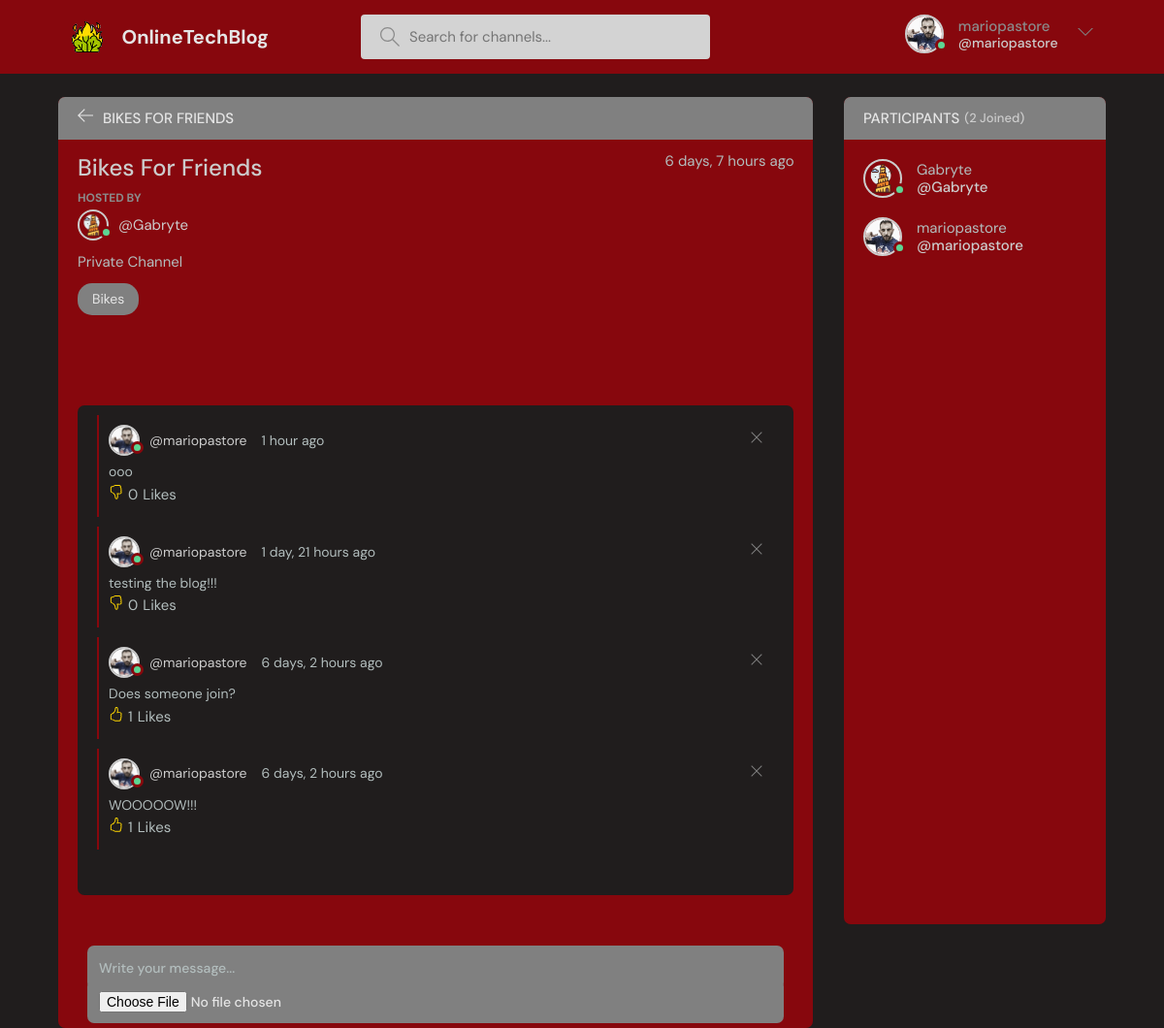
Page /room/11/ (signed in) on the committed database.
### baseProject/models.py (models this page shows, shortened)
class User(AbstractUser):
    name = models.CharField(max_length=200, null=True)
    surname = models.CharField(max_length=200, null=True)
    email = models.EmailField(unique=True,null=True)
    status = models.TextField(null=True)
    icon = models.ImageField(null=True, default="userBase.svg")
    showFriendsMessages = models.BooleanField(default=False)
    USERNAME_FIELD = 'email'
    REQUIRED_FIELDS = []
    def last_seen(self):
        return cache.get('seen_%s' % self.email)
    def online(self):
        if self.last_seen():
            now = datetime.datetime.now()
            if now > self.last_seen() + datetime.timedelta(
                    seconds=settings.USER_ONLINE_TIMEOUT):
                return False
            else:
                return True
        else:
            return False

class Room(models.Model):
    host = models.ForeignKey(User, on_delete=models.SET_NULL, null=True)
    participants = models.ManyToManyField(User, related_name='participants', blank=True)
    topic = models.ForeignKey(Topic, null=True, blank=True,on_delete=models.SET_NULL)
    name = models.CharField(max_length=200, unique=True)
    description = models.TextField(null=True, blank=True)
    friendsOnly = models.BooleanField(default=False)
    updated = models.DateTimeField(auto_now=True)
    created = models.DateTimeField(auto_now_add=True)
    class Meta:
        ordering = ('-updated','-created')

class Topic(models.Model):
    name = models.CharField(max_length=10, unique=True)
    def __str__(self):
        return self.name

class Message(models.Model):
    user = models.ForeignKey(User, on_delete=models.CASCADE)
    room = models.ForeignKey(Room, on_delete=models.CASCADE)
    body = models.TextField()
    image = models.ImageField(null=True, blank=True)
    updated = models.DateTimeField(auto_now=True)
    created = models.DateTimeField(auto_now_add=True)
    likes = models.ManyToManyField(User, related_name='comment')
    class Meta:
        ordering = ('-updated','-created')

### baseProject/views.py (the view)
# urls.py: path('room/<str:pk>/', views.room, name='room'),
def room(request, pk):
    room = Room.objects.get(id=pk)
    defaultLikeValue = True
    q = request.GET.get('q') if request.GET.get('q') != None else ''
    room_messages = room.message_set.all()
    participants = room.participants.all()
    if request.method == 'POST':
        if request.user.is_authenticated:
            if not request.POST.get('body') and not request.POST.get('image'):  # TODO check for image
                return redirect('room', pk=room.id)
            else:
                form = MessageForm(request.POST, request.FILES)
                if form.is_valid():
                    msg = form.save(commit=False)
                    msg.user = request.user
                    msg.room = room
                    msg.save()
                    room.participants.add(request.user)
                return redirect('room', pk=room.id)
        else:
            return redirect('loginPage')
    elif request.method == 'GET':
        if request.user.is_authenticated:
            if q != '':
                msgToLike = Message.objects.get(id=q)
                if msgToLike:
                    if msgToLike.likes.filter(id=request.user.id).exists():
                        msgToLike.likes.remove(request.user)
                    else:
                        msgToLike.likes.add(request.user)
                return redirect('room', pk=room.id)
        else:
            return redirect('loginPage')
    context = {'room': room, 'room_messages': room_messages, 'participants': participants}
    return render(request, 'baseProject/room.html', context)

### baseProject/templates/baseProject/room.html (shortened to what this page needs)
{% extends 'main.html' %}
{% block content %}
    <main class="profile-page layout layout--2">
        <div class="container">
            <div class="room">
                <div class="room__top">
                    <div class="room__topLeft">
                        <a href="{% url 'home' %}">
                            <svg version="1.1" xmlns="http://www.w3.org/2000/svg" width="32" height="32"
                                 viewBox="0 0 32 32">
                                <title>arrow-left</title>
                                <path
                                        d="M13.723 2.286l-13.723 13.714 13.719 13.714 1.616-1.611-10.96-10.96h27.625v-2.286h-27.625l10.965-10.965-1.616-1.607z"
                                ></path>
                            </svg>
                        </a>
                        <h3>{{ room.name }}</h3>
                    </div>
                </div>
                <div class="room__box scroll">
                    <div class="room__header scroll">
                        <div class="room__info">
                            <h3>{{ room.name }}</h3>
                            <span>{{ room.created|timesince }} ago</span>
                        </div>
                        <div class="room__hosted">
                            <p>Hosted By</p>
                            <a href="{% url 'user-profile' room.host.id %}" class="room__author">
                                {% if room.host.online or room.host.is_authenticated%}
                                    <div class="avatar avatar--small active">
                                        <img src="{{ room.host.icon.url }}"/>
                                    </div>
                                {% else %}
                                    <div class="avatar avatar--small">
                                        <img src="{{ room.host.icon.url }}"/>
                                    </div>
                                {% endif %}
                                <span>@{{ room.host.username }}</span>
                            </a>
                        </div>
                        <div class="room__details">
                            {{ room.description }}
                        </div>
                        <span class="room__topics">{{ room.topic }}</span>
                    </div>
                    <div class="room__conversation">
                        <div class="threads scroll">
                            {% for message in room_messages %}
                                <div class="thread">
                                    <div class="thread__top">
                                        <div class="thread__author">
                                            <a href="{% url 'user-profile' message.user.id %}"
                                               class="thread__authorInfo">
                                                {% if message.user.online or message.user.is_authenticated%}
                                                    <div class="avatar avatar--small active">
                                                        <img src="{{ message.user.icon.url }}"/>
                                                    </div>
                                                {% else %}
                                                    <div class="avatar avatar--small">
                                                        <img src="{{ message.user.icon.url }}"/>
                                                    </div>
                                                {% endif %}
                                                <span>@{{ message.user.username }}</span>
                                            </a>
                                            <span class="thread__date">{{ message.created|timesince }} ago</span>
                                        </div>
                                        {% if request.user == message.user %}
                                            <a href="{% url 'delete-comment' message.id 'blog' room.id%}">
                                                <div class="thread__delete">
                                                    <svg version="1.1" xmlns="http://www.w3.org/2000/svg" width="32"
                                                         height="32" viewBox="0 0 32 32">
                                                        <title>remove</title>
                                                        <path
                                                                d="M27.314 6.019l-1.333-1.333-9.98 9.981-9.981-9.981-1.333 1.333 9.981 9.981-9.981 9.98 1.333 1.333 9.981-9.98 9.98 9.98 1.333-1.333-9.98-9.98 9.98-9.981z"
                                                        ></path>
                                                    </svg>
                                                </div>
                                            </a>
                                        {% endif %}
                                    </div>
                                    <div class="thread__details">
                                        {{ message.body }}
                                    </div>
                                    <div class="like-containers">
                                        <form action="{% url 'room' room.id %}" method="GET">
                                            {% if request.user in message.likes.all %}
                                                <button name="q" value="{{ message.id }}">
                                                </button>
                                            {% else %}
                                                <button name="q" value="{{ message.id }}">
                                                </button>
                                            {% endif %}
                                        </form>
                                        <p class="counter-like">{{ message.likes.count }}<p>
                                        <small>Likes</small>
                                    </div>
                                </div>
                            {% endfor %}
                        </div>
                    </div>
                </div>
                <div class="comment_channel">
                    <form method="POST" action="" enctype="multipart/form-data">
                        <input type="text" name="body" placeholder="Write your message..."/>
                        <input class="file-upload" type="file" accept="image/*" name="image" placeholder="Select an image to Upload..."/>
                    </form>
                </div>
            </div>
            <div class="participants">
                <h3 class="follower__top">Participants <span>({{ participants.count }} Joined)</span></h3>
                <div class="participants__list scroll">
                    {% for user in participants %}
                        <a href="{% url 'user-profile' user.id %}" class="participant">
                            {% if user.online or user.is_authenticated%}
                                <div class="avatar avatar--medium active">
                                    <img src="{{ user.icon.url }}"/>
                                </div>
                            {% else %}
                                <div class="avatar avatar--medium">
                                    <img src="{{ user.icon.url }}"/>
                                </div>
                            {% endif %}
                            <p>
                                {{ user.username }}
                                <span>@{{ user.username }}</span>
                            </p>
                        </a>
                    {% endfor %}
                </div>
            </div>
        </div>
    </main>
{% endblock content %}

### templates/header.html (shortened to what this page needs)
{% load static %}
    <header class="header header--loggedIn">
      <div class="container">
        <a href="{% url 'home' %}" class="LOGO">
          <img src="{% static  'images/tower.png' %}" />
          <h1>OnlineTechBlog</h1>
        </a>
        <form class="searchBar" method="GET" action="{% url 'home'  %}">
          <label>
            <input name="q" placeholder="Search for channels..." />
          </label>
        </form>
        <nav class="header__menu">
          {% if request.user.is_authenticated %}
          <div class="UserOptions">
            <a href="{% url 'user-profile' request.user.id %}">
              <div class="avatar avatar--medium active">
                <img src="{{request.user.icon.url}}" />
              </div>
              <p>{{ request.user.username }} <span>@{{ request.user.username }}</span></p>
            </a>
            <button class="dropdown-button">
              <svg version="1.1" xmlns="http://www.w3.org/2000/svg" width="32" height="32" viewBox="0 0 32 32">
                <title>chevron-down</title>
                <path d="M16 21l-13-13h-3l16 16 16-16h-3l-13 13z"></path>
              </svg>
            </button>
          </div>
              {% else %}
           <a href="{% url 'loginPage' %}">
            <img src="{% static 'images/emptyusericon.svg' %}"/>
            <p>Login</p>
          </a>
           {% endif %}
        </nav>
      </div>
    </header>

### baseProject/templates/baseProject/room.html (style rules this page uses)
.like-containers { display: flex; align-items: center; justify-content: flex-start; flex-direction: row; margin-bottom: 1px; }
.counter-like { margin-left: 5px; margin-right: 5px; }
.like-containers button { background: none; color: gold; border: none; }

### rows in the picture
User: user.icon (picture), user.username "mariopastore", icon (picture), username "mariopastore"
Room: name "BIKES FOR FRIENDS", name "Bikes For Friends", created "6 days, 7 hours", host.icon (picture), host.username "Gabryte", description "Private Channel", topic "Bikes"
Message: user.icon (picture), user.username "mariopastore", created "1 hour", body "ooo", likes.count "0"
Message: user.icon (picture), user.username "mariopastore", created "1 day, 21 hours", body "testing the blog!!!", likes.count "0"
Message: user.icon (picture), user.username "mariopastore", created "6 days, 2 hours", body "Does someone join?", likes.count "1"
Message: user.icon (picture), user.username "mariopastore", created "6 days, 2 hours", body "WOOOOOW!!!", likes.count "1"
User: icon (picture), username "Gabryte"

### other values in the picture
{{ participants.count }} "2"
